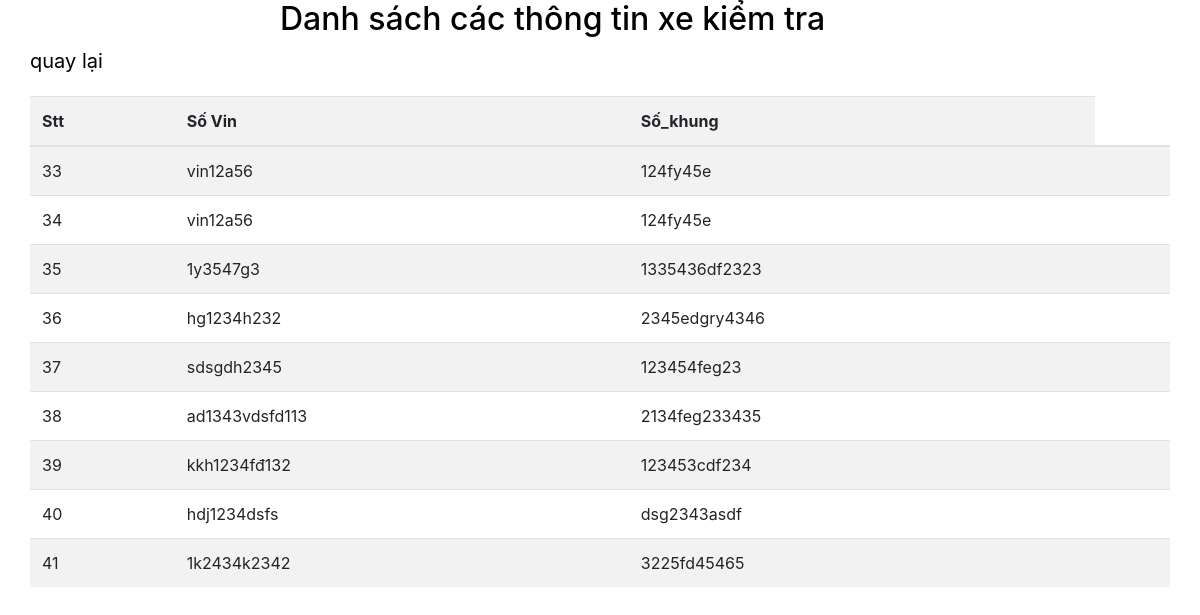
/PHP/DSkiemtraxe.php, run on the app's committed database.
### tables this page shows
CREATE TABLE `tbl_kiemtraxe` (
  `ID` int(11) NOT NULL,
  `VIN` varchar(50) NOT NULL,
  `so_khung` text NOT NULL
);

### PHP/DSkiemtraxe.php (the view, shortened to what this page needs)
<?php
    include "../connect.php";
    $sql=  "SELECT * FROM `tbl_kiemtraxe`";
    $query= mysqli_query($conn ,$sql);
?>
<!DOCTYPE html>
<html lang="en">
<head>
    <link rel="stylesheet" href="https://stackpath.bootstrapcdn.com/bootstrap/4.5.2/css/bootstrap.min.css">
</head>
<body>
<div class="container">
        <div class="row">
            <div class="ad" style="margin-bottom:20px; color:black">
                <h2 style="margin-left:250px">Danh sách các thông tin xe kiểm tra</h2>
                <a href="danhmuc.php" style="margin-bottom:20px; font-size:20px ;color:black">quay lại</a>
            </div>
            <table class="table table-striped">
                <tr >
                    <th>Stt</th>
                    <th>Số Vin</th>
                    <th>Số_khung</th>
                </tr>
                <tbody>
                    <?php
                        while($row = mysqli_fetch_assoc($query)){ ?>
                            <tr>
                                <td><?php echo $row['ID']; ?></td>
                                <td><?php echo $row['VIN']; ?></td>
                                <td><?php echo $row['so_khung']; ?></td>
                                <td>
                            </tr>
                    <?php    }  ?>
                </tbody>
            </table>
        </div>
    </div>
</body>
</html>

### data on the page
tbl_kiemtraxe: ID "33", VIN "vin12a56", so_khung "124fy45e"
tbl_kiemtraxe: ID "34", VIN "vin12a56", so_khung "124fy45e"
tbl_kiemtraxe: ID "35", VIN "1y3547g3", so_khung "1335436df2323"
tbl_kiemtraxe: ID "36", VIN "hg1234h232", so_khung "2345edgry4346"
tbl_kiemtraxe: ID "37", VIN "sdsgdh2345", so_khung "123454feg23"
tbl_kiemtraxe: ID "38", VIN "ad1343vdsfd113", so_khung "2134feg233435"
tbl_kiemtraxe: ID "39", VIN "kkh1234fđ132", so_khung "123453cdf234"
tbl_kiemtraxe: ID "40", VIN "hdj1234dsfs", so_khung "dsg2343asdf"
tbl_kiemtraxe: ID "41", VIN "1k2434k2342", so_khung "3225fd45465"
